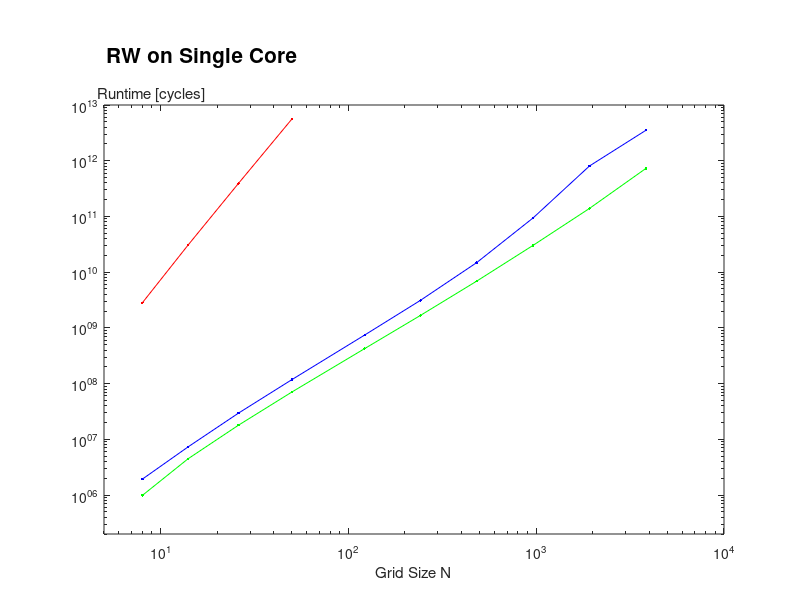

Reproduce this figure in MATLAB.
clear;
top = 10^13;
bottom = 2*10^5;
right = 10^4;
left = 5*10^0;

N = [8 14 26 50 122 242 482 962 1922 3842];

cycles_AVX    = [984673 4466187 17933604 70529758 424078593 ...
                 1674315443 6897876151 30231108504 139269726014 728742030923];
cycles_scalar = [1928770 7297062 29534200 117667172 742727438 ...
                 3119875776 14822367366 93828448269 804670339872 3523207716584];
cycles_serial = [2819604252 30515687408 392094146074 5581455849694];

loglog(N,cycles_AVX,'-g.');
             
hold on;

loglog(N,cycles_scalar,'-b.');
loglog(N(1:length(cycles_serial)),cycles_serial,'-r.');

xlim([left right]);
ylim([bottom top]);

% line([1 12],[1 1],'Color',[0.0 0.0 0.0]);
% line([12 12],[1 0],'Color',[0.0 0.0 0.0]);

hold off;

% legh = legend([h3 h2 h1],'AVX + ILP','AVX',...
%                   'Scalar','Location','SouthEast');
% vertOffset = (top - bottom)*0.02;
% set(legh,'Position',get(legh,'Position') + [0 vertOffset 0 0]);

xlabel('Grid Size N');
ylabel('Runtime [cycles]');
set(get(gca,'YLabel'),'Rotation',0);
ylabh = get(gca,'YLabel');
vertOffset = (top - bottom)*1.1;
horzOffset = (right - left)*0.0006;
set(ylabh,'Position',get(ylabh,'Position') + [horzOffset vertOffset 0]);

set(gca,'Position',get(gca,'Position') - [0 0 0 0.1]);
h = title('RW on Single Core','FontSize', 15);
vertOffset = (top - bottom)*3.0;
horzOffset = (right - left)*-0.0207;
set(h,'Position',get(h,'Position') + [horzOffset vertOffset 0]);

set(gcf,'color','w');